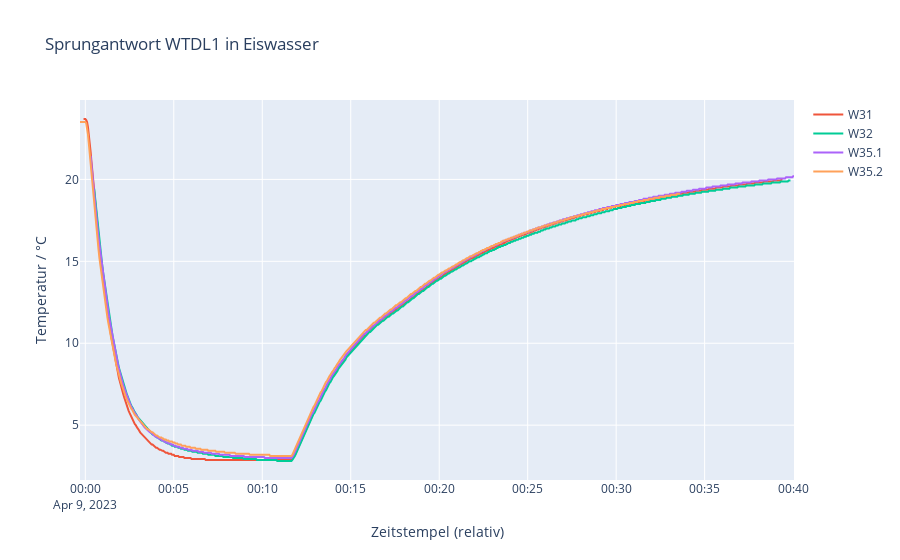

The notebook cell saved with this chart:
### Code cell
fig = jump.plot_temp_time_interactive(
    plot_all=True,
    title="Sprungantwort WTDL1 in Eiswasser",
    xlabel="Zeitstempel (relativ)",
    ylabel="Temperatur / °C",
)
fig.update_xaxes(title_text='Zeitstempel (relativ)')
fig.update_yaxes(title_text='Temperatur / °C')
fig.show()

### Figure 1 — Plotly figure (JSON) as saved in the notebook; plotly's stock layout.template omitted (floating-point values rounded to 4 significant figures; data arrays with more than 128 entries replaced by an {"elided": "..."} marker saying what was removed)
{"data": [{"hovertemplate": "<extra></extra>", "legendgroup": "", "line": {"color": "#636efa", "dash": "solid"}, "marker": {"symbol": "circle"}, "mode": "lines", "name": "", "orientation": "v", "showlegend": false, "type": "scatter", "xaxis": "x", "yaxis": "y"}, {"mode": "lines", "name": "W31", "type": "scatter", "x": {"elided": "791 str values"}, "y": {"elided": "791 float values"}}, {"mode": "lines", "name": "W32", "type": "scatter", "x": {"elided": "788 str values"}, "y": {"elided": "788 float values"}}, {"mode": "lines", "name": "W35.1", "type": "scatter", "x": {"elided": "796 str values"}, "y": {"elided": "796 float values"}}, {"mode": "lines", "name": "W35.2", "type": "scatter", "x": {"elided": "679 str values"}, "y": {"elided": "679 float values"}}], "layout": {"legend": {"tracegroupgap": 0}, "title": {"text": "Sprungantwort WTDL1 in Eiswasser"}, "xaxis": {"anchor": "y", "domain": [0, 1], "title": {"text": "Zeitstempel (relativ)"}}, "yaxis": {"anchor": "x", "domain": [0, 1], "title": {"text": "Temperatur / °C"}}}}
